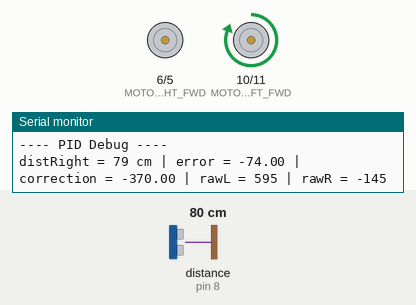
A sketch run on a simulated Arduino Uno, built with avr-gcc and run on an emulated ATmega328P. Parts: motor-driver pin pairs drawn as motors (green arrow = first pin HIGH = forward, orange = second pin HIGH = backward, longer = more drive), the last lines printed to the serial monitor. Wiring (inferred from the names in the program): ultrasonic range finder: trigger pin 4; echo pin 8. The inputs (shaded band) are chosen by the test bench; at power-on: distance to the obstacle (sensor on pin 8) 80 cm. The echo pulse lasts 58.3 µs per cm.

Above: at 1.3 s.
1.4 s: distance to the obstacle (sensor on pin 8) set to 54 cm
4.4 s: distance to the obstacle (sensor on pin 8) set to 47 cm
At 5.8 s:
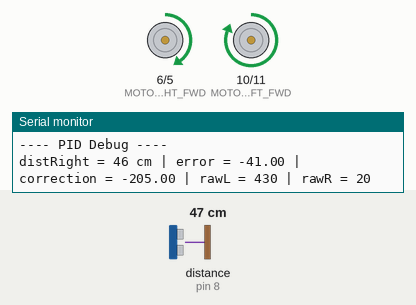
6.1 s: distance to the obstacle (sensor on pin 8) set to 9 cm
At 6.9 s:
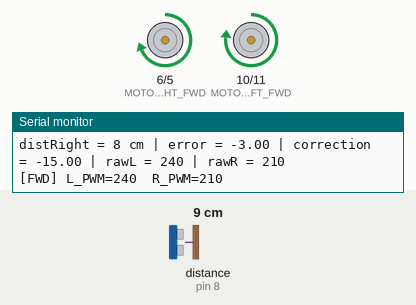
7.6 s: distance to the obstacle (sensor on pin 8) set to 18 cm
At 8.9 s:
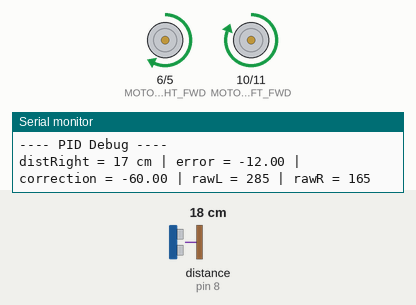
9.2 s: distance to the obstacle (sensor on pin 8) set to 35 cm
At 10.1 s:
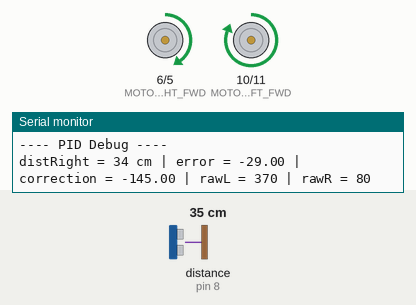
10.9 s: distance to the obstacle (sensor on pin 8) set to 60 cm
At 12.3 s:
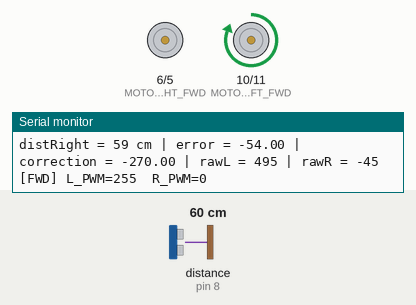
Timing chart, 0 to 13.4 s (numbered marks = the images above; inputs shaded):
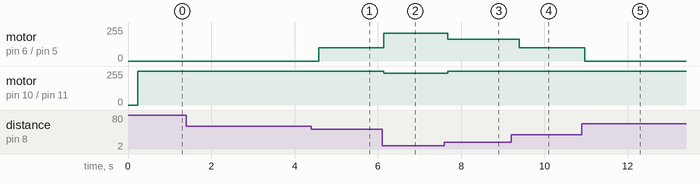

The sketch:

Right_PID.ino
```cpp
#include <Arduino.h>

// ----------------- ARDUINO CONSTANTS -----------------
const int MOTOR_LEFT_FWD  = 10; // A2: left motor forward
const int MOTOR_LEFT_REV  = 11; // A1: left motor reverse
const int MOTOR_RIGHT_FWD = 6;  // B1: right motor forward
const int MOTOR_RIGHT_REV = 5;  // B2: right motor reverse

const int TRIG_PIN_RIGHT  = 4;  // right ultrasonic trig
const int ECHO_PIN_RIGHT  = 8;  // right ultrasonic echo

// Target distance from right wall in cm
const int RIGHT_TARGET = 5;

// Base forward speed (0-255)
int baseForwardSpeed = 225;

// Proportional gain for the right-wall PID
float Kp_right = 5.0;

// Minimum PWM to avoid stalling
const int MIN_PWM = 100;

// Debug function to test logic between forward and backward mode
// setting this to 'true' means: error => -(distRight - RIGHT_TARGET)
bool flipPidSign = true;

// ---------------------------------------------------

// Measuring distance via ultrasonic
long measureDistanceRight() {
  digitalWrite(TRIG_PIN_RIGHT, LOW);
  delayMicroseconds(2);
  digitalWrite(TRIG_PIN_RIGHT, HIGH);
  delayMicroseconds(10);
  digitalWrite(TRIG_PIN_RIGHT, LOW);

  long duration = pulseIn(ECHO_PIN_RIGHT, HIGH, 30000); //
  if (duration == 0) {
    // No echo => out of range
    return -1;
  }
  // Convert microseconds to cm
  return (long)(duration * 0.034 / 2.0);
}

// Clamping speeds so we don't stall and we don't get any unexpected behavior
int clampPWM(int val) {
  if (val < 0)   val = 0;
  if (val > 255) val = 255;
  if (val > 0 && val < MIN_PWM) {
    val = MIN_PWM;
  }
  return val;
}

// Set motors to drive forward with given clamped speeds
void setMotorSpeedsForward(int leftSpeed, int rightSpeed) {
  leftSpeed  = clampPWM(leftSpeed);
  rightSpeed = clampPWM(rightSpeed);

  // Left motor forward
  analogWrite(MOTOR_LEFT_FWD, leftSpeed);
  analogWrite(MOTOR_LEFT_REV, 0);

  // Right motor forward
  analogWrite(MOTOR_RIGHT_FWD, rightSpeed);
  analogWrite(MOTOR_RIGHT_REV, 0);

  // Debug
  Serial.print("[FWD] L_PWM=");
  Serial.print(leftSpeed);
  Serial.print("  R_PWM=");
  Serial.println(rightSpeed);
}

void setup() {
  Serial.begin(9600);

  pinMode(MOTOR_LEFT_FWD, OUTPUT);
  pinMode(MOTOR_LEFT_REV, OUTPUT);
  pinMode(MOTOR_RIGHT_FWD, OUTPUT);
  pinMode(MOTOR_RIGHT_REV, OUTPUT);

  // Stop motors initially
  analogWrite(MOTOR_LEFT_FWD, 0);
  analogWrite(MOTOR_LEFT_REV, 0);
  analogWrite(MOTOR_RIGHT_FWD, 0);
  analogWrite(MOTOR_RIGHT_REV, 0);

  pinMode(TRIG_PIN_RIGHT, OUTPUT);
  pinMode(ECHO_PIN_RIGHT, INPUT);

  Serial.println("=== Minimal Right-Wall-Hugging PID ===");
  Serial.println("Robot will drive forward indefinitely,");
  Serial.println("adjusting speeds to maintain RIGHT_TARGET cm from right wall.");
  Serial.println("--------------------------------------");
  delay(10);
}

void loop() {
  // Measure right distance
  long distRight = measureDistanceRight();
  if (distRight < 0) distRight = 999;

  // Error
  float error = distRight - RIGHT_TARGET;
  if (flipPidSign) {
    error = -error;
  }

  // Correction
  float correction = Kp_right * error;

  // Raw speeds
  int leftSpeed  = (int)(baseForwardSpeed - correction);
  int rightSpeed = (int)(baseForwardSpeed + correction);

  // --- Debug prints ---
  Serial.println("---- PID Debug ----");
  Serial.print("distRight = ");
  Serial.print(distRight);
  Serial.print(" cm | error = ");
  Serial.print(error);
  Serial.print(" | correction = ");
  Serial.print(correction);
  Serial.print(" | rawL = ");
  Serial.print(leftSpeed);
  Serial.print(" | rawR = ");
  Serial.println(rightSpeed);

  // Update motors
  setMotorSpeedsForward(leftSpeed, rightSpeed);

  // Waiting to loop again
  delay(100);
}
```

Measured:
- the behaviour switches between 51 and 50 cm on distance to the obstacle (sensor on pin 8) (found by bisection; images 0 and 1)
- after the input at 4.4 s, motor on pin 6 (MOTOR_RIGHT_FWD) / pin 5 (MOTOR_RIGHT_REV): stopped → forward 100/255 after 0.18 s
- after the input at 6.1 s, motor on pin 6 (MOTOR_RIGHT_FWD) / pin 5 (MOTOR_RIGHT_REV): forward 100/255 → forward 210/255 after 0.05 s; motor on pin 10 (MOTOR_LEFT_FWD) / pin 11 (MOTOR_LEFT_REV): forward 255/255 → forward 240/255 after 0.05 s
- after the input at 7.6 s, motor on pin 6 (MOTOR_RIGHT_FWD) / pin 5 (MOTOR_RIGHT_REV): forward 210/255 → forward 165/255 after 0.08 s; motor on pin 10 (MOTOR_LEFT_FWD) / pin 11 (MOTOR_LEFT_REV): forward 240/255 → forward 255/255 after 0.08 s
- after the input at 9.2 s, motor on pin 6 (MOTOR_RIGHT_FWD) / pin 5 (MOTOR_RIGHT_REV): forward 165/255 → forward 100/255 after 0.20 s
- after the input at 10.9 s, motor on pin 6 (MOTOR_RIGHT_FWD) / pin 5 (MOTOR_RIGHT_REV): forward 100/255 → stopped after 0.06 s
